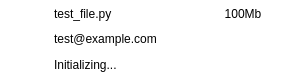
<?xml version="1.0" encoding="UTF-8"?>
<ui version="4.0">
 <class>filelist_item</class>
 <widget class="QWidget" name="filelist_item">
  <property name="geometry">
   <rect>
    <x>0</x>
    <y>0</y>
    <width>300</width>
    <height>78</height>
   </rect>
  </property>
  <property name="palette">
   <palette>
    <active>
     <colorrole role="Window">
      <brush brushstyle="SolidPattern">
       <color alpha="255">
        <red>255</red>
        <green>255</green>
        <blue>255</blue>
       </color>
      </brush>
     </colorrole>
     <colorrole role="Highlight">
      <brush brushstyle="SolidPattern">
       <color alpha="255">
        <red>0</red>
        <green>102</green>
        <blue>204</blue>
       </color>
      </brush>
     </colorrole>
     <colorrole role="AlternateBase">
      <brush brushstyle="SolidPattern">
       <color alpha="255">
        <red>240</red>
        <green>244</green>
        <blue>255</blue>
       </color>
      </brush>
     </colorrole>
    </active>
    <inactive>
     <colorrole role="Window">
      <brush brushstyle="SolidPattern">
       <color alpha="255">
        <red>255</red>
        <green>255</green>
        <blue>255</blue>
       </color>
      </brush>
     </colorrole>
     <colorrole role="Highlight">
      <brush brushstyle="SolidPattern">
       <color alpha="255">
        <red>0</red>
        <green>102</green>
        <blue>204</blue>
       </color>
      </brush>
     </colorrole>
     <colorrole role="AlternateBase">
      <brush brushstyle="SolidPattern">
       <color alpha="255">
        <red>240</red>
        <green>244</green>
        <blue>255</blue>
       </color>
      </brush>
     </colorrole>
    </inactive>
    <disabled>
     <colorrole role="Window">
      <brush brushstyle="SolidPattern">
       <color alpha="255">
        <red>255</red>
        <green>255</green>
        <blue>255</blue>
       </color>
      </brush>
     </colorrole>
     <colorrole role="Highlight">
      <brush brushstyle="SolidPattern">
       <color alpha="255">
        <red>218</red>
        <green>216</green>
        <blue>213</blue>
       </color>
      </brush>
     </colorrole>
     <colorrole role="AlternateBase">
      <brush brushstyle="SolidPattern">
       <color alpha="255">
        <red>240</red>
        <green>244</green>
        <blue>255</blue>
       </color>
      </brush>
     </colorrole>
    </disabled>
   </palette>
  </property>
  <property name="windowTitle">
   <string>FileList Item</string>
  </property>
  <layout class="QHBoxLayout" name="widget_layout">
   <property name="spacing">
    <number>3</number>
   </property>
   <property name="leftMargin">
    <number>3</number>
   </property>
   <property name="topMargin">
    <number>1</number>
   </property>
   <property name="rightMargin">
    <number>6</number>
   </property>
   <property name="bottomMargin">
    <number>1</number>
   </property>
   <item>
    <widget class="QLabel" name="icon_label">
     <property name="minimumSize">
      <size>
       <width>48</width>
       <height>48</height>
      </size>
     </property>
     <property name="maximumSize">
      <size>
       <width>48</width>
       <height>48</height>
      </size>
     </property>
     <property name="pixmap">
      <pixmap>icons/folder-downloads.png</pixmap>
     </property>
     <property name="scaledContents">
      <bool>true</bool>
     </property>
     <property name="alignment">
      <set>Qt::AlignCenter</set>
     </property>
    </widget>
   </item>
   <item>
    <layout class="QVBoxLayout" name="file_info_layout">
     <property name="spacing">
      <number>0</number>
     </property>
     <property name="leftMargin">
      <number>0</number>
     </property>
     <property name="topMargin">
      <number>0</number>
     </property>
     <property name="rightMargin">
      <number>0</number>
     </property>
     <property name="bottomMargin">
      <number>0</number>
     </property>
     <item>
      <layout class="QHBoxLayout" name="horizontalLayout">
       <item>
        <widget class="ElidedLabel" name="filename_label">
         <property name="sizePolicy">
          <sizepolicy hsizetype="Expanding" vsizetype="Preferred">
           <horstretch>0</horstretch>
           <verstretch>0</verstretch>
          </sizepolicy>
         </property>
         <property name="text">
          <string>test_file.py</string>
         </property>
         <property name="margin">
          <number>1</number>
         </property>
        </widget>
       </item>
       <item>
        <widget class="QLabel" name="filesize_label">
         <property name="minimumSize">
          <size>
           <width>60</width>
           <height>0</height>
          </size>
         </property>
         <property name="text">
          <string>100Mb</string>
         </property>
         <property name="alignment">
          <set>Qt::AlignCenter</set>
         </property>
        </widget>
       </item>
      </layout>
     </item>
     <item>
      <widget class="ElidedLabel" name="name_label">
       <property name="text">
        <string>test@example.com</string>
       </property>
       <property name="margin">
        <number>1</number>
       </property>
      </widget>
     </item>
     <item>
      <widget class="ElidedLabel" name="status_label">
       <property name="text">
        <string>Initializing...</string>
       </property>
       <property name="margin">
        <number>1</number>
       </property>
      </widget>
     </item>
    </layout>
   </item>
   <item>
    <widget class="QLabel" name="state_indicator">
     <property name="sizePolicy">
      <sizepolicy hsizetype="Fixed" vsizetype="Preferred">
       <horstretch>0</horstretch>
       <verstretch>0</verstretch>
      </sizepolicy>
     </property>
     <property name="minimumSize">
      <size>
       <width>18</width>
       <height>18</height>
      </size>
     </property>
     <property name="maximumSize">
      <size>
       <width>18</width>
       <height>18</height>
      </size>
     </property>
     <property name="scaledContents">
      <bool>false</bool>
     </property>
     <property name="alignment">
      <set>Qt::AlignCenter</set>
     </property>
    </widget>
   </item>
  </layout>
 </widget>
 <customwidgets>
  <customwidget>
   <class>ElidedLabel</class>
   <extends>QLabel</extends>
   <header>blink.widgets.labels</header>
  </customwidget>
 </customwidgets>
 <resources/>
 <connections/>
</ui>
